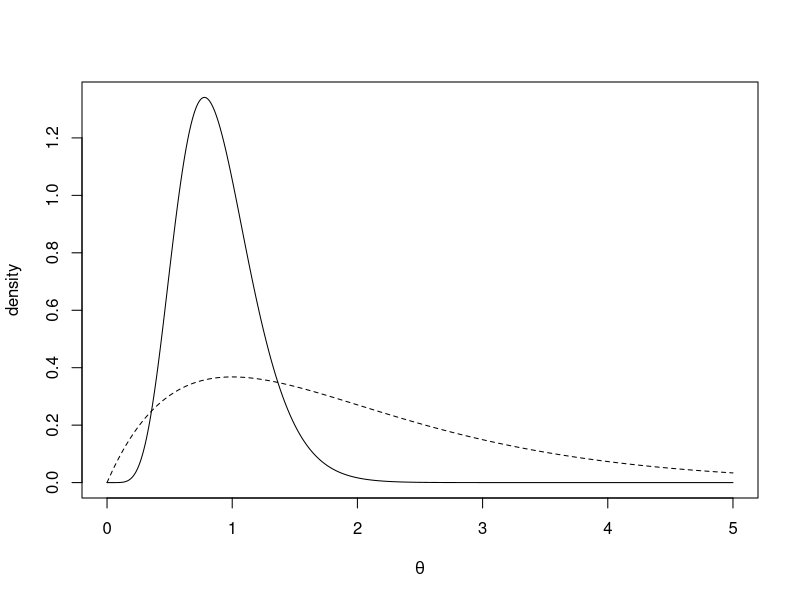
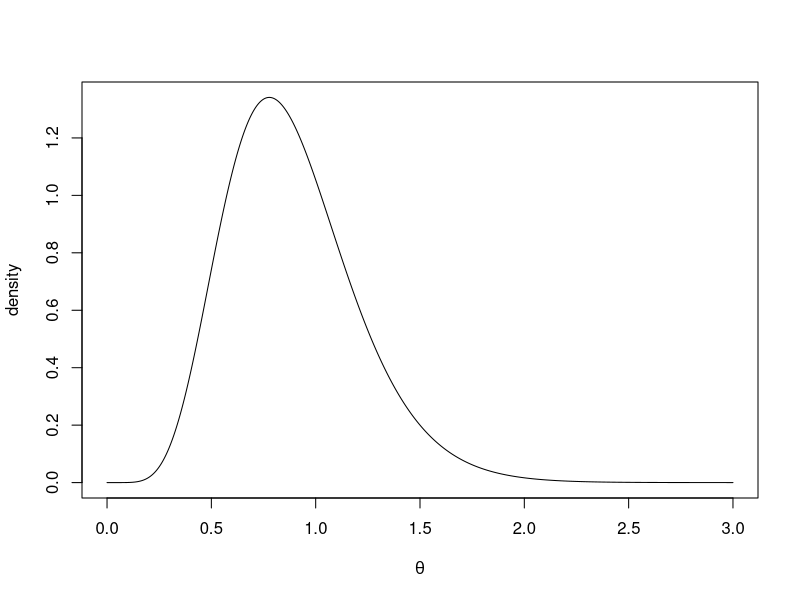

Reproduce these figures in R, in order. (Note: this script raises an error after producing the figures.)
# Fig 
theta=seq(0,5,len=1000)
plot(theta,dgamma(theta,8,9),type="l",xlab=expression(theta),ylab="density")
lines(theta,dgamma(theta,2,1),lty=2)

# Fig 
theta=seq(0,3,len=1000)
plot(theta,dgamma(theta,8,9),type="l",xlab=expression(theta),ylab="density")

hdiBeta(0.95,8,9)

# Fig 
mu=seq(5.1,5.9,len=1000)
plot(mu,dnorm(mu,5.4839,0.0415),type="l",xlab=expression(mu),ylab="density")
lines(mu,dnorm(mu,5.4,0.2),lty=2)

